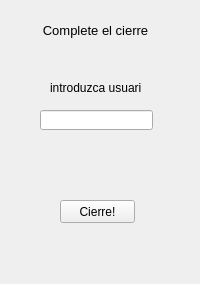
<?xml version="1.0" encoding="UTF-8"?>
<ui version="4.0">
 <class>MainWindow</class>
 <widget class="QMainWindow" name="MainWindow">
  <property name="geometry">
   <rect>
    <x>0</x>
    <y>0</y>
    <width>200</width>
    <height>284</height>
   </rect>
  </property>
  <property name="windowTitle">
   <string>MainWindow</string>
  </property>
  <widget class="QWidget" name="centralwidget">
   <widget class="QLabel" name="label">
    <property name="geometry">
     <rect>
      <x>40</x>
      <y>10</y>
      <width>111</width>
      <height>41</height>
     </rect>
    </property>
    <property name="font">
     <font>
      <pointsize>10</pointsize>
      <weight>50</weight>
      <bold>false</bold>
     </font>
    </property>
    <property name="text">
     <string>Complete el cierre</string>
    </property>
    <property name="alignment">
     <set>Qt::AlignCenter</set>
    </property>
   </widget>
   <widget class="QLabel" name="label_2">
    <property name="geometry">
     <rect>
      <x>50</x>
      <y>80</y>
      <width>91</width>
      <height>16</height>
     </rect>
    </property>
    <property name="text">
     <string>introduzca usuario</string>
    </property>
   </widget>
   <widget class="QLineEdit" name="usercierre">
    <property name="geometry">
     <rect>
      <x>40</x>
      <y>110</y>
      <width>113</width>
      <height>20</height>
     </rect>
    </property>
   </widget>
   <widget class="QPushButton" name="efeccierre1">
    <property name="geometry">
     <rect>
      <x>60</x>
      <y>200</y>
      <width>75</width>
      <height>23</height>
     </rect>
    </property>
    <property name="text">
     <string>Cierre!</string>
    </property>
   </widget>
   <widget class="QLabel" name="stat1">
    <property name="geometry">
     <rect>
      <x>50</x>
      <y>230</y>
      <width>101</width>
      <height>31</height>
     </rect>
    </property>
    <property name="font">
     <font>
      <pointsize>10</pointsize>
      <weight>75</weight>
      <bold>true</bold>
     </font>
    </property>
    <property name="text">
     <string/>
    </property>
    <property name="alignment">
     <set>Qt::AlignCenter</set>
    </property>
   </widget>
   <widget class="QLabel" name="label_3">
    <property name="geometry">
     <rect>
      <x>50</x>
      <y>160</y>
      <width>91</width>
      <height>16</height>
     </rect>
    </property>
    <property name="text">
     <string/>
    </property>
   </widget>
  </widget>
 </widget>
 <resources/>
 <connections/>
</ui>
